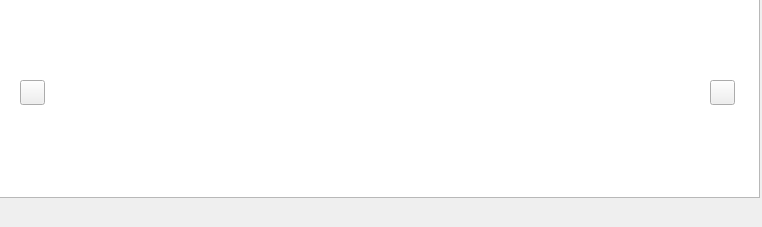
<?xml version="1.0" encoding="UTF-8"?>
<ui version="4.0">
 <class>PictureWidget</class>
 <widget class="QWidget" name="PictureWidget">
  <property name="geometry">
   <rect>
    <x>0</x>
    <y>0</y>
    <width>762</width>
    <height>227</height>
   </rect>
  </property>
  <property name="windowTitle">
   <string>Form</string>
  </property>
  <widget class="QWidget" name="layoutWidget">
   <property name="geometry">
    <rect>
     <x>-1</x>
     <y>-1</y>
     <width>761</width>
     <height>225</height>
    </rect>
   </property>
   <layout class="QVBoxLayout" name="verticalLayout">
    <item>
     <widget class="pictureView" name="graphicsView"/>
    </item>
    <item>
     <layout class="QHBoxLayout" name="horizontalLayout">
      <item>
       <spacer name="horizontalSpacer_2">
        <property name="orientation">
         <enum>Qt::Horizontal</enum>
        </property>
        <property name="sizeHint" stdset="0">
         <size>
          <width>40</width>
          <height>20</height>
         </size>
        </property>
       </spacer>
      </item>
      <item>
       <widget class="pictureButton" name="btnPic0" native="true"/>
      </item>
      <item>
       <widget class="pictureButton" name="btnPic1" native="true"/>
      </item>
      <item>
       <widget class="pictureButton" name="btnPic2" native="true"/>
      </item>
      <item>
       <widget class="pictureButton" name="btnPic3" native="true"/>
      </item>
      <item>
       <widget class="pictureButton" name="btnPic4" native="true"/>
      </item>
      <item>
       <widget class="pictureButton" name="btnPic5" native="true"/>
      </item>
      <item>
       <widget class="pictureButton" name="btnPic6" native="true"/>
      </item>
      <item>
       <widget class="pictureButton" name="btnPic7" native="true"/>
      </item>
      <item>
       <widget class="pictureButton" name="btnPic8" native="true"/>
      </item>
      <item>
       <widget class="pictureButton" name="btnPic9" native="true"/>
      </item>
      <item>
       <spacer name="horizontalSpacer">
        <property name="orientation">
         <enum>Qt::Horizontal</enum>
        </property>
        <property name="sizeHint" stdset="0">
         <size>
          <width>40</width>
          <height>20</height>
         </size>
        </property>
       </spacer>
      </item>
     </layout>
    </item>
   </layout>
  </widget>
  <widget class="QPushButton" name="btnL">
   <property name="geometry">
    <rect>
     <x>20</x>
     <y>80</y>
     <width>25</width>
     <height>25</height>
    </rect>
   </property>
   <property name="text">
    <string/>
   </property>
  </widget>
  <widget class="QPushButton" name="btnR">
   <property name="geometry">
    <rect>
     <x>710</x>
     <y>80</y>
     <width>25</width>
     <height>25</height>
    </rect>
   </property>
   <property name="text">
    <string/>
   </property>
  </widget>
  <zorder>layoutWidget</zorder>
  <zorder>btnL</zorder>
  <zorder>btnR</zorder>
  <zorder>graphicsView</zorder>
 </widget>
 <customwidgets>
  <customwidget>
   <class>pictureView</class>
   <extends>QGraphicsView</extends>
   <header>pictureview.h</header>
  </customwidget>
  <customwidget>
   <class>pictureButton</class>
   <extends>QWidget</extends>
   <header location="global">picturebutton.h</header>
   <container>1</container>
  </customwidget>
 </customwidgets>
 <resources/>
 <connections/>
</ui>
